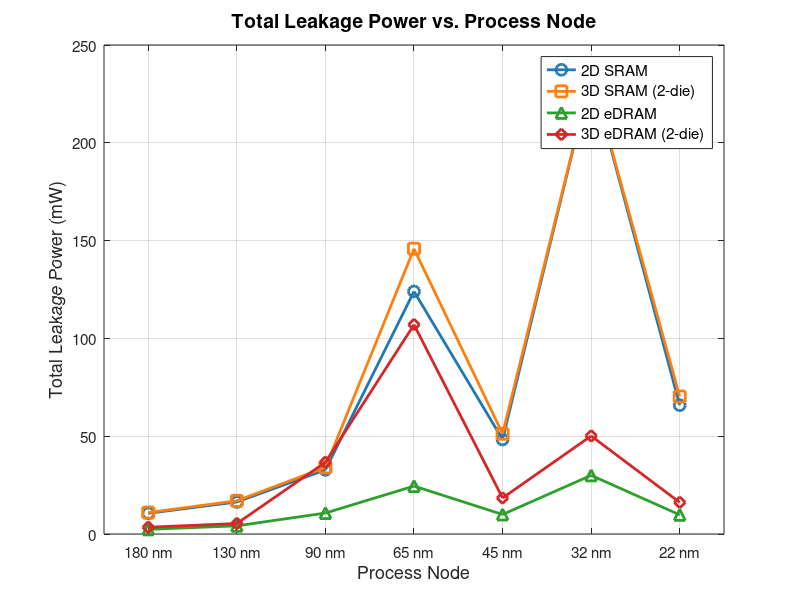

Write MATLAB code to recreate this figure.
% fig4_leakage_vs_node.m
% Total Leakage Power vs. Process Node — ESE5760 Final Project
% Data: DESTINY simulation, 2MB / 256-bit / Assoc=1 / LOP / 350K / WriteEDP

nodes = [180, 130, 90, 65, 45, 32, 22];   % nm
x = 1:numel(nodes);                        % equal-spacing display positions
node_labels = {'180 nm','130 nm','90 nm','65 nm','45 nm','32 nm','22 nm'};

leak_2D_SRAM  = [10.571, 16.370, 32.787, 124.012, 48.328, 234.632, 65.837];
leak_3D_SRAM  = [10.960, 16.986, 34.079, 145.831, 51.269, 234.632, 70.279];
leak_2D_eDRAM = [ 2.367,  4.178, 10.721,  24.507,  9.986,  29.992,  9.799];
leak_3D_eDRAM = [ 3.474,  5.360, 36.661, 107.014, 18.412,  50.137, 16.151];

figure('Position', [100 100 700 500]);

plot(x, leak_2D_SRAM,  '-o', 'Color', [0.122 0.467 0.706], 'LineWidth', 2, 'MarkerSize', 8); hold on;
plot(x, leak_3D_SRAM,  '-s', 'Color', [1.000 0.498 0.055], 'LineWidth', 2, 'MarkerSize', 8);
plot(x, leak_2D_eDRAM, '-^', 'Color', [0.173 0.627 0.173], 'LineWidth', 2, 'MarkerSize', 8);
plot(x, leak_3D_eDRAM, '-d', 'Color', [0.839 0.153 0.157], 'LineWidth', 2, 'MarkerSize', 8);

set(gca, 'XTick', x, 'XTickLabel', node_labels, 'FontSize', 11);
xlim([0.5 numel(nodes)+0.5]);
xlabel('Process Node', 'FontSize', 13);
ylabel('Total Leakage Power (mW)', 'FontSize', 13);
title('Total Leakage Power vs. Process Node', 'FontSize', 14, 'FontWeight', 'bold');
legend('2D SRAM', '3D SRAM (2-die)', '2D eDRAM', '3D eDRAM (2-die)', ...
       'Location', 'northeast', 'FontSize', 11);
grid on;
box on;

drawnow;
set(gcf, 'Renderer', 'painters');
print('-djpeg', '-r150', fullfile(fileparts(mfilename('fullpath')), '..', 'plots', 'fig4_leakage_vs_node.jpg'));
